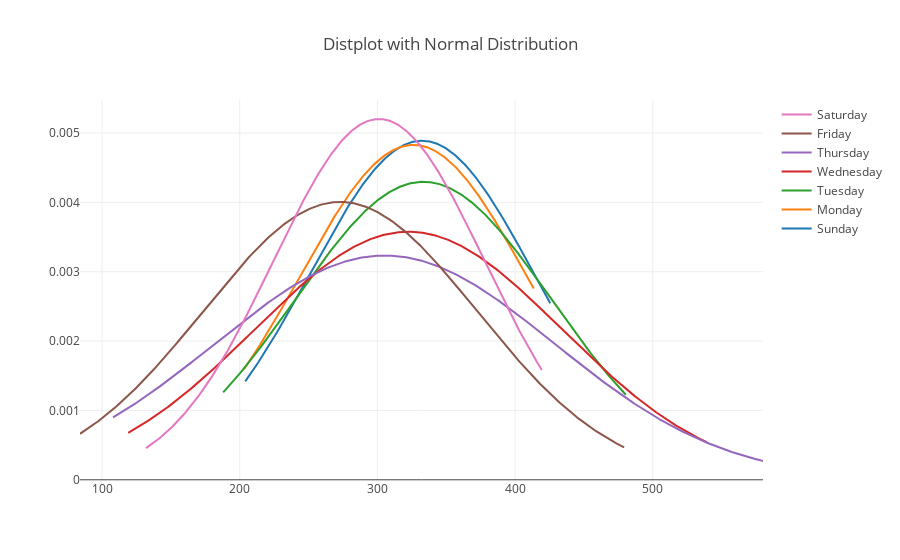

Notebook cell for this chart:
### Code cell
dow_data = []
for i in range(7):
    df_sub = df.loc[(df['day_of_week'] == i) & (df['month'] == 3)]
    dow_data.append(df_sub['n_chances'].values)
fig = ff.create_distplot(dow_data, dow_names, curve_type='normal', show_hist=False, show_rug=False)
fig['layout'].update(title='Distplot with Normal Distribution')
plotly.offline.iplot(fig, filename='Distplot with Normal Curve')

### Figure 1 — Plotly figure (JSON) as saved in the notebook; plotly's stock layout.template omitted (floating-point values rounded to 4 significant figures; data arrays with more than 128 entries replaced by an {"elided": "..."} marker saying what was removed)
{"data": [{"legendgroup": "Sunday", "marker": {"color": "rgb(31, 119, 180)"}, "mode": "lines", "name": "Sunday", "showlegend": true, "type": "scatter", "uid": "3aca4097-4171-41ed-b1bc-8570f64c8d22", "x": {"elided": "500 float values"}, "xaxis": "x", "y": {"elided": "500 float values"}, "yaxis": "y"}, {"legendgroup": "Monday", "marker": {"color": "rgb(255, 127, 14)"}, "mode": "lines", "name": "Monday", "showlegend": true, "type": "scatter", "uid": "00feeda2-233a-4543-9206-bb190d915f72", "x": {"elided": "500 float values"}, "xaxis": "x", "y": {"elided": "500 float values"}, "yaxis": "y"}, {"legendgroup": "Tuesday", "marker": {"color": "rgb(44, 160, 44)"}, "mode": "lines", "name": "Tuesday", "showlegend": true, "type": "scatter", "uid": "529e6889-cc24-4989-b7c7-4d2b9f9592eb", "x": {"elided": "500 float values"}, "xaxis": "x", "y": {"elided": "500 float values"}, "yaxis": "y"}, {"legendgroup": "Wednesday", "marker": {"color": "rgb(214, 39, 40)"}, "mode": "lines", "name": "Wednesday", "showlegend": true, "type": "scatter", "uid": "c264e0cd-59d1-431b-a906-529529652af6", "x": {"elided": "500 float values"}, "xaxis": "x", "y": {"elided": "500 float values"}, "yaxis": "y"}, {"legendgroup": "Thursday", "marker": {"color": "rgb(148, 103, 189)"}, "mode": "lines", "name": "Thursday", "showlegend": true, "type": "scatter", "uid": "a8ad76f6-b911-4185-842e-fc646aff9724", "x": {"elided": "500 float values"}, "xaxis": "x", "y": {"elided": "500 float values"}, "yaxis": "y"}, {"legendgroup": "Friday", "marker": {"color": "rgb(140, 86, 75)"}, "mode": "lines", "name": "Friday", "showlegend": true, "type": "scatter", "uid": "f43600d9-afb8-4f69-ac6d-49ada7016ff4", "x": {"elided": "500 float values"}, "xaxis": "x", "y": {"elided": "500 float values"}, "yaxis": "y"}, {"legendgroup": "Saturday", "marker": {"color": "rgb(227, 119, 194)"}, "mode": "lines", "name": "Saturday", "showlegend": true, "type": "scatter", "uid": "16cf2931-18e1-4cb1-8caf-2667ba718c46", "x": {"elided": "500 float values"}, "xaxis": "x", "y": {"elided": "500 float values"}, "yaxis": "y"}], "layout": {"barmode": "overlay", "hovermode": "closest", "legend": {"traceorder": "reversed"}, "title": {"text": "Distplot with Normal Distribution"}, "xaxis": {"anchor": "y2", "domain": [0, 1], "zeroline": false}, "yaxis": {"anchor": "free", "domain": [0, 1], "position": 0}}}
